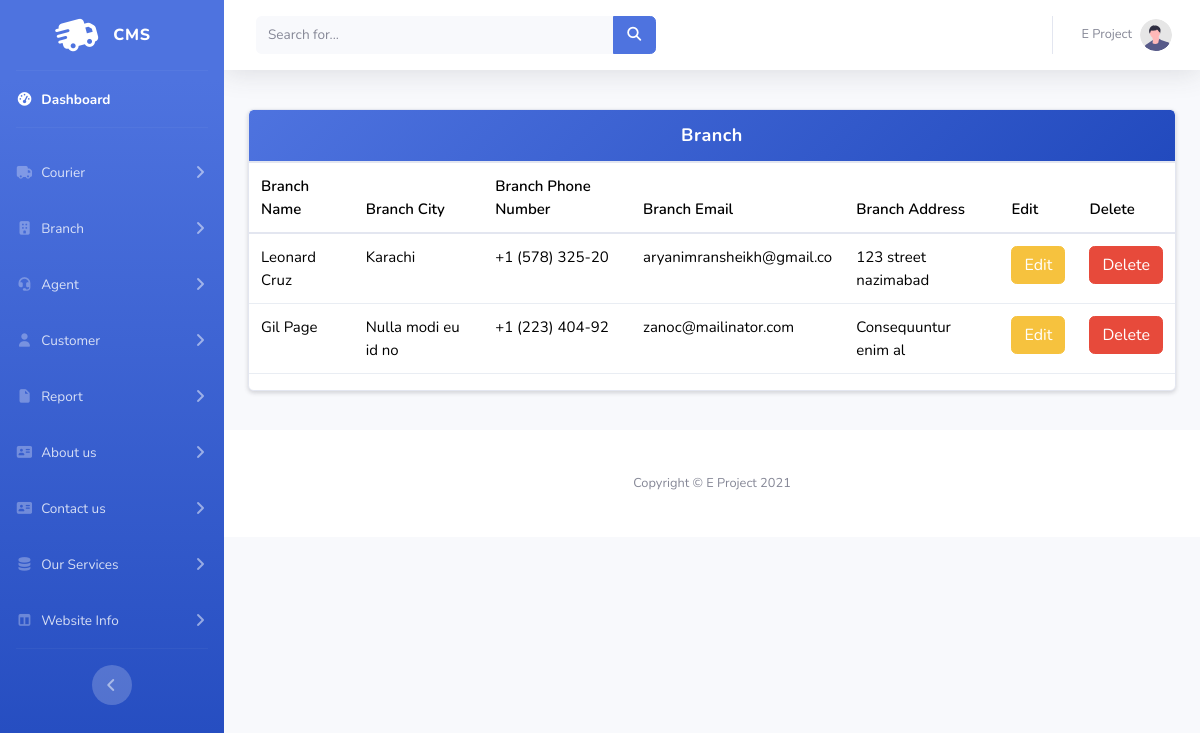
/Admin/ShowBranch.php, run on the app's committed database.
### tables this page shows
CREATE TABLE `branch` (
  `id` int(11) NOT NULL,
  `BranchName` varchar(1000) NOT NULL,
  `BranchCity` varchar(100) NOT NULL,
  `BranchPhnum` varchar(15) NOT NULL,
  `BranchEmail` varchar(50) NOT NULL,
  `BranchAddress` varchar(500) NOT NULL,
  `record_time` varchar(100) NOT NULL DEFAULT current_timestamp(),
  `status` varchar(50) NOT NULL DEFAULT 'Open'
);

### Admin/ShowBranch.php (the view, shortened to what this page needs)
<!DOCTYPE html>
<html lang="en">
<head>
</head>
<body>
    <?php
    include_once("navbar.php")
    ?>
<div class="container my-4">
    <div class="card shadow-sm">
        <div class="card-header">
            Branch
        </div>
        <div class="table-responsive">
            <table class="table table-hover align-middle"  id="a">
                <thead>
                    <tr>
                        <th>Branch Name</th>
                        <th>Branch City</th>
                        <th>Branch Phone Number</th>
                        <th>Branch Email</th>
                        <th>Branch Address</th>
                        <th>Edit</th>
                        <th>Delete</th>
                    </tr>
                </thead>
                <tbody>
                    <?php
                    $run = mysqli_query($conn, "SELECT * FROM branch");
                    if ($run && mysqli_num_rows($run) > 0) {
                        while ($row = mysqli_fetch_array($run)) {
                            ?>
                            <tr>
                                <td><?php echo $row[1]; ?></td>
                                <td><?php echo $row[2]; ?></td>
                                <td><?php echo $row[3]; ?></td>
                                <td><?php echo $row[4]; ?></td>
                                <td><?php echo $row[5]; ?></td>
                                <td><button class="btn btn-warning" data-bs-toggle="modal" data-bs-target="#exampleModal">Edit</button></td>
                                <td><a href="DeleteBranch.php?id=<?php echo $row[0]; ?>" class="btn btn-danger">Delete</a></td>
                            </tr>
<div class="modal fade" id="exampleModal" tabindex="-1" aria-labelledby="exampleModalLabel" aria-hidden="true">
                            <?php
                        }
                    } else {
                        echo '<tr><td colspan="6" class="no-data">No data found</td></tr>';
                    }
                    ?>
</div>
                </tbody>
            </table>
        </div>
    </div>
</div>
<?php
    include_once("footer.php")
    ?>
</body>
</html>

### Admin/ShowBranch.php (style rules this page uses)
body { margin: 0; font-family: "Segoe UI", Tahoma, Geneva, Verdana, sans-serif; background: #f5f7fa; color: #333; }
.container { max-width: 1200px; margin: 30px auto; padding: 15px; }
.card { background: #fff; border-radius: 10px; overflow: hidden; box-shadow: 0 4px 15px rgba(0, 0, 0, 0.08); }
.card-header { background: linear-gradient(135deg, #4e73df, #224abe); color: white !important; text-align: center; padding: 15px 20px; font-size: 18px; font-weight: bold; letter-spacing: 0.5px; }
.table { width: 100%; border-collapse: collapse; font-size: 15px; }
.table thead { background: #f1f3f6; }
.table th { text-align: left; padding: 12px 15px; font-weight: 600; color: #444; border-bottom: 2px solid #e0e6ed; }
.table td { padding: 12px 15px; border-bottom: 1px solid #e9edf3; transition: background 0.2s ease; }
.btn { padding: 6px 14px; font-size: 14px; border: none; border-radius: 6px; cursor: pointer; transition: all 0.2s ease; }
.btn-warning { background: #f6c23e; color: #fff; }
.btn-danger { background: #e74a3b; color: #fff; }

### data on the page
branch: BranchName "Leonard Cruz", BranchCity "Karachi", BranchPhnum "+1 (578) 325-20", BranchEmail "aryanimransheikh@gmail.co", BranchAddress "123 street nazimabad"
branch: BranchName "Gil Page", BranchCity "Nulla modi eu id no", BranchPhnum "+1 (223) 404-92", BranchEmail "zanoc@mailinator.com", BranchAddress "Consequuntur enim al"
